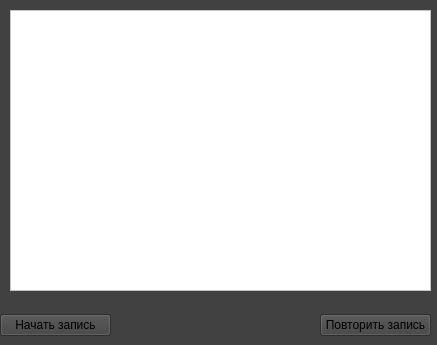
<?xml version="1.0" encoding="UTF-8"?>
<ui version="4.0">
 <class>MainWindow</class>
 <widget class="QMainWindow" name="MainWindow">
  <property name="geometry">
   <rect>
    <x>0</x>
    <y>0</y>
    <width>437</width>
    <height>345</height>
   </rect>
  </property>
  <property name="windowTitle">
   <string>MainWindow</string>
  </property>
  <property name="styleSheet">
   <string notr="true">background-color: rgb(0, 0, 0);
background-color: rgb(65, 65, 65);</string>
  </property>
  <widget class="QWidget" name="centralwidget">
   <widget class="QWidget" name="verticalLayoutWidget">
    <property name="geometry">
     <rect>
      <x>0</x>
      <y>310</y>
      <width>111</width>
      <height>31</height>
     </rect>
    </property>
    <layout class="QVBoxLayout" name="verticalLayout">
     <item>
      <widget class="QPushButton" name="pushButton">
       <property name="styleSheet">
        <string notr="true">push-button: rgb(255, 255, 255)</string>
       </property>
       <property name="text">
        <string>Начать запись</string>
       </property>
      </widget>
     </item>
    </layout>
   </widget>
   <widget class="QWidget" name="verticalLayoutWidget_2">
    <property name="geometry">
     <rect>
      <x>320</x>
      <y>310</y>
      <width>111</width>
      <height>31</height>
     </rect>
    </property>
    <layout class="QVBoxLayout" name="verticalLayout_2">
     <item>
      <widget class="QPushButton" name="pushButton_2">
       <property name="styleSheet">
        <string notr="true">push-button: rgb(255, 255, 255)</string>
       </property>
       <property name="text">
        <string>Повторить запись</string>
       </property>
      </widget>
     </item>
    </layout>
   </widget>
   <widget class="QFrame" name="frame">
    <property name="geometry">
     <rect>
      <x>10</x>
      <y>10</y>
      <width>421</width>
      <height>281</height>
     </rect>
    </property>
    <property name="styleSheet">
     <string notr="true">background-color: rgb(255, 255, 255)</string>
    </property>
    <property name="frameShape">
     <enum>QFrame::StyledPanel</enum>
    </property>
    <property name="frameShadow">
     <enum>QFrame::Raised</enum>
    </property>
    <widget class="QTextBrowser" name="textBrowser">
     <property name="geometry">
      <rect>
       <x>0</x>
       <y>0</y>
       <width>421</width>
       <height>281</height>
      </rect>
     </property>
    </widget>
   </widget>
  </widget>
 </widget>
 <resources/>
 <connections/>
</ui>
